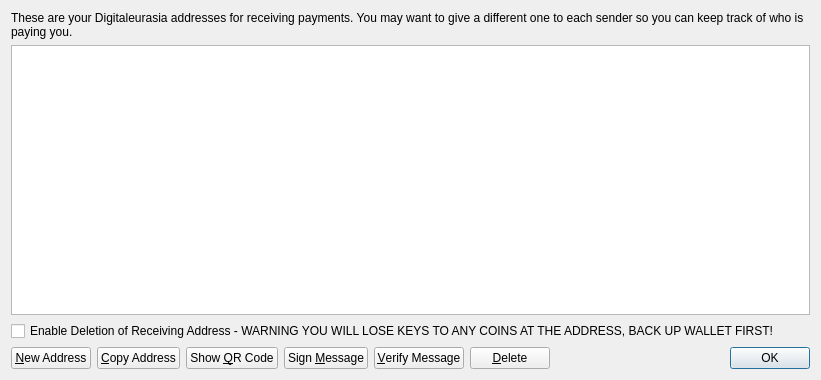
<?xml version="1.0" encoding="UTF-8"?>
<ui version="4.0">
 <class>AddressBookPage</class>
 <widget class="QWidget" name="AddressBookPage">
  <property name="geometry">
   <rect>
    <x>0</x>
    <y>0</y>
    <width>821</width>
    <height>380</height>
   </rect>
  </property>
  <property name="windowTitle">
   <string>Address Book</string>
  </property>
  <layout class="QVBoxLayout" name="verticalLayout">
   <item>
    <widget class="QLabel" name="labelExplanation">
     <property name="text">
      <string>These are your Digitaleurasia addresses for receiving payments. You may want to give a different one to each sender so you can keep track of who is paying you.</string>
     </property>
     <property name="textFormat">
      <enum>Qt::PlainText</enum>
     </property>
     <property name="wordWrap">
      <bool>true</bool>
     </property>
    </widget>
   </item>
   <item>
    <widget class="QTableView" name="tableView">
     <property name="contextMenuPolicy">
      <enum>Qt::CustomContextMenu</enum>
     </property>
     <property name="toolTip">
      <string>Double-click to edit address or label</string>
     </property>
     <property name="tabKeyNavigation">
      <bool>false</bool>
     </property>
     <property name="alternatingRowColors">
      <bool>true</bool>
     </property>
     <property name="selectionMode">
      <enum>QAbstractItemView::SingleSelection</enum>
     </property>
     <property name="selectionBehavior">
      <enum>QAbstractItemView::SelectRows</enum>
     </property>
     <property name="sortingEnabled">
      <bool>true</bool>
     </property>
     <attribute name="verticalHeaderVisible">
      <bool>false</bool>
     </attribute>
    </widget>
   </item>
   <item>
    <widget class="QCheckBox" name="deleteCheckBox">
     <property name="text">
      <string>Enable Deletion of Receiving Address - WARNING YOU WILL LOSE KEYS TO ANY COINS AT THE ADDRESS, BACK UP WALLET FIRST!</string>
     </property>
    </widget>
   </item>
   <item>
    <layout class="QHBoxLayout" name="horizontalLayout">
     <item>
      <widget class="QPushButton" name="newAddressButton">
       <property name="toolTip">
        <string>Create a new address</string>
       </property>
       <property name="text">
        <string>&amp;New Address</string>
       </property>
       <property name="icon">
        <iconset resource="../bitcoin.qrc">
         <normaloff>:/icons/add</normaloff>:/icons/add</iconset>
       </property>
      </widget>
     </item>
     <item>
      <widget class="QPushButton" name="copyToClipboard">
       <property name="toolTip">
        <string>Copy the currently selected address to the system clipboard</string>
       </property>
       <property name="text">
        <string>&amp;Copy Address</string>
       </property>
       <property name="icon">
        <iconset resource="../bitcoin.qrc">
         <normaloff>:/icons/editcopy</normaloff>:/icons/editcopy</iconset>
       </property>
      </widget>
     </item>
     <item>
      <widget class="QPushButton" name="showQRCode">
       <property name="text">
        <string>Show &amp;QR Code</string>
       </property>
       <property name="icon">
        <iconset resource="../bitcoin.qrc">
         <normaloff>:/icons/qrcode</normaloff>:/icons/qrcode</iconset>
       </property>
      </widget>
     </item>
     <item>
      <widget class="QPushButton" name="signMessage">
       <property name="toolTip">
        <string>Sign a message to prove you own a Digitaleurasia address</string>
       </property>
       <property name="text">
        <string>Sign &amp;Message</string>
       </property>
       <property name="icon">
        <iconset resource="../bitcoin.qrc">
         <normaloff>:/icons/edit</normaloff>:/icons/edit</iconset>
       </property>
      </widget>
     </item>
     <item>
      <widget class="QPushButton" name="verifyMessage">
       <property name="toolTip">
        <string>Verify a message to ensure it was signed with a specified Digitaleurasia address</string>
       </property>
       <property name="text">
        <string>&amp;Verify Message</string>
       </property>
       <property name="icon">
        <iconset resource="../bitcoin.qrc">
         <normaloff>:/icons/transaction_0</normaloff>:/icons/transaction_0</iconset>
       </property>
      </widget>
     </item>
     <item>
      <widget class="QPushButton" name="deleteButton">
       <property name="toolTip">
        <string>Delete the currently selected address from the list</string>
       </property>
       <property name="text">
        <string>&amp;Delete</string>
       </property>
       <property name="icon">
        <iconset resource="../bitcoin.qrc">
         <normaloff>:/icons/remove</normaloff>:/icons/remove</iconset>
       </property>
      </widget>
     </item>
     <item>
      <spacer name="horizontalSpacer">
       <property name="orientation">
        <enum>Qt::Horizontal</enum>
       </property>
       <property name="sizeHint" stdset="0">
        <size>
         <width>40</width>
         <height>20</height>
        </size>
       </property>
      </spacer>
     </item>
     <item>
      <widget class="QDialogButtonBox" name="buttonBox">
       <property name="sizePolicy">
        <sizepolicy hsizetype="Maximum" vsizetype="Fixed">
         <horstretch>0</horstretch>
         <verstretch>0</verstretch>
        </sizepolicy>
       </property>
       <property name="standardButtons">
        <set>QDialogButtonBox::Ok</set>
       </property>
      </widget>
     </item>
    </layout>
   </item>
  </layout>
 </widget>
 <resources>
  <include location="../bitcoin.qrc"/>
 </resources>
 <connections/>
</ui>
